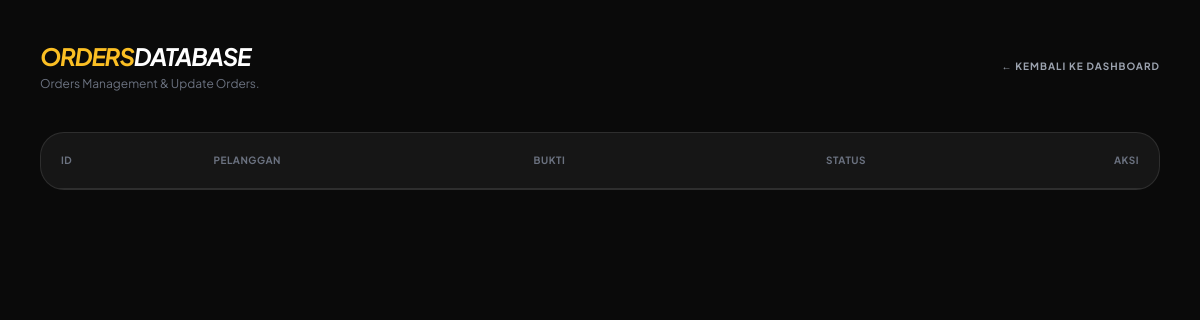
Page /admin_orders.php (signed in) on the earlier database version.
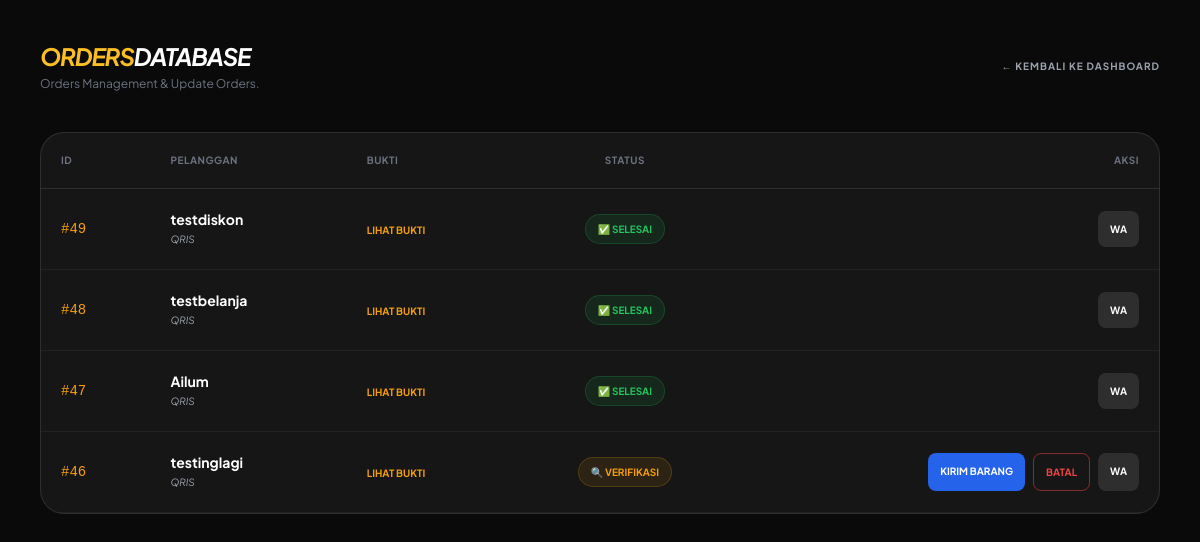
Same page on the later database version.
### tables this page shows
CREATE TABLE `orders` (
  `id` int(11) NOT NULL,
  `user_id` int(11) DEFAULT NULL,
  `name` varchar(150) DEFAULT NULL,
  `phone` varchar(50) DEFAULT NULL,
  `address` text DEFAULT NULL,
  `total` decimal(12,2) DEFAULT NULL,
  `payment_method` varchar(225) DEFAULT NULL,
  `status` enum('pending','verifying','shipping','success','canceled') DEFAULT 'pending',
  `proof_image` varchar(255) DEFAULT NULL,
  `created_at` timestamp NOT NULL DEFAULT current_timestamp()
);

### admin_orders.php (the view, shortened to what this page needs)
<?php
include 'config/db.php';
$query = "SELECT * FROM orders ORDER BY id DESC";
$result = $conn->query($query);
?>
<!DOCTYPE html>
<html lang="id">
<head>
    <script src="https://cdn.tailwindcss.com"></script>
</head>
<body class="p-4 md:p-10">
    <div class="max-w-6xl mx-auto">
        <div class="flex justify-between items-center mb-10">
            <div>
                <h1 class="text-2xl font-bold uppercase tracking-tighter italic text-amber-400">Orders<span class="text-white">Database</span></h1>
                <p class="text-gray-500 text-xs mt-1">Orders Management & Update Orders.</p>
            </div>
            <a href="dashboard_admin.php" class="text-[10px] font-bold uppercase tracking-widest text-gray-400 hover:text-white transition">← Kembali ke Dashboard</a>
        </div>
        <div class="overflow-x-auto bg-white/5 rounded-3xl border border-white/10">
            <table class="w-full text-left">
                <thead>
                    <tr class="text-[10px] uppercase tracking-wider text-gray-500 border-b border-white/10">
                        <th class="p-5">ID</th>
                        <th class="p-5">Pelanggan</th>
                        <th class="p-5">Bukti</th>
                        <th class="p-5 text-center">Status</th>
                        <th class="p-5 text-right">Aksi</th>
                    </tr>
                </thead>
                <tbody class="text-sm">
                    <?php while($row = $result->fetch_assoc()): ?>
                    <tr class="border-b border-white/5 hover:bg-white/5 transition">
                        <td class="p-5 font-mono text-amber-500">#<?= $row['id'] ?></td>
                        <td class="p-5">
                            <div class="font-bold text-white"><?= htmlspecialchars($row['name']); ?></div>
                            <div class="text-[10px] text-gray-400 italic"><?= $row['payment_method']; ?></div>
                        </td>
                        <td class="p-5">
                            <?php if(!empty($row['proof_image'])): ?>
                                <a href="assets/uploads/proofs/<?= $row['proof_image'] ?>" target="_blank" class="text-[10px] text-amber-500 hover:underline font-bold uppercase">Lihat Bukti</a>
                            <?php else: ?>
                                <span class="text-[10px] text-gray-600 italic">No Upload</span>
                            <?php endif; ?>
                        </td>
                        <td class="p-5 text-center">
                            <?php
                            $s = $row['status'];
                            if($s == 'pending' || empty($s)) {
                                echo '<span class="status-badge bg-gray-500/10 text-gray-400 border-gray-500/20">⏳ Baru</span>';
                            } elseif($s == 'verifying') {
                                echo '<span class="status-badge bg-amber-500/10 text-amber-500 border-amber-500/20">🔍 Verifikasi</span>';
                            } elseif($s == 'shipping') {
                                echo '<span class="status-badge bg-blue-500/10 text-blue-500 border-blue-500/20">🚚 Dikirim</span>';
                            } elseif($s == 'success') {
                                echo '<span class="status-badge bg-green-500/10 text-green-500 border-green-500/20">✅ Selesai</span>';
                            } elseif($s == 'canceled') {
                                echo '<span class="status-badge bg-red-500/10 text-red-500 border-red-500/20">❌ Batal</span>';
                            }
                            ?>
                        </td>
                        <td class="p-5 text-right">
                            <div class="flex justify-end gap-2">
                                <?php if($s == 'verifying'): ?>
                                    <a href="update_status.php?id=<?= $row['id'] ?>&to=shipping" class="bg-blue-600 text-white px-3 py-2 rounded-lg text-[10px] font-bold uppercase hover:bg-blue-700 transition">Kirim Barang</a>
                                <?php endif; ?>
                                <?php if($s != 'success' && $s != 'canceled'): ?>
                                    <a href="update_status.php?id=<?= $row['id'] ?>&to=canceled" onclick="return confirm('Batalkan pesanan ini?')" class="border border-red-500/50 text-red-500 px-3 py-2 rounded-lg text-[10px] font-bold uppercase hover:bg-red-500 hover:text-white transition">Batal</a>
                                <?php endif; ?>
                                <a href="https://wa.me/<?= preg_replace('/[^0-9]/', '', $row['phone']) ?>" target="_blank" class="bg-white/10 text-white px-3 py-2 rounded-lg text-[10px] font-bold uppercase hover:bg-white/20">WA</a>
                            </div>
                        </td>
                    </tr>
                    <?php endwhile; ?>
                </tbody>
            </table>
        </div>
    </div>
</body>
</html>

### admin_orders.php (style rules this page uses)
body { background: #0a0a0a; color: #e0e0e0; font-family: 'Plus Jakarta Sans', sans-serif; }
.status-badge { padding: 4px 12px; border-radius: 99px; font-size: 10px; font-weight: bold; text-transform: uppercase; border: 1px solid; display: inline-block; }

Differences in the rows shown:
added orders: id "49", name "testdiskon", payment_method "QRIS", status "✅ SELESAI"
added orders: id "48", name "testbelanja", payment_method "QRIS", status "✅ SELESAI"
added orders: id "47", name "Ailum", payment_method "QRIS", status "✅ SELESAI"
added orders: id "46", name "testinglagi", payment_method "QRIS", status "🔍 VERIFIKASI"
